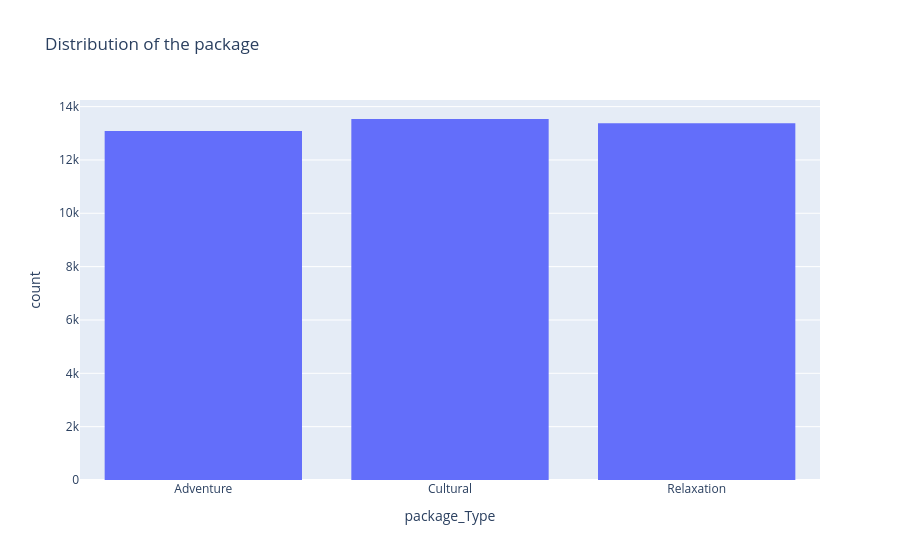

Notebook code cell kept with this figure:
### Code cell
px.histogram(train, x="package_Type", title="Distribution of the package")

### Figure 1 — Plotly figure (JSON) as saved in the notebook; plotly's stock layout.template omitted (floating-point values rounded to 4 significant figures; data arrays with more than 128 entries replaced by an {"elided": "..."} marker saying what was removed)
{"data": [{"bingroup": "x", "hovertemplate": "package_Type=%{x}<br>count=%{y}<extra></extra>", "legendgroup": "", "marker": {"color": "#636efa", "pattern": {"shape": ""}}, "name": "", "orientation": "v", "showlegend": false, "x": {"elided": "40000 str values"}, "xaxis": "x", "yaxis": "y", "type": "histogram"}], "layout": {"xaxis": {"anchor": "y", "domain": [0.0, 1.0], "title": {"text": "package_Type"}}, "yaxis": {"anchor": "x", "domain": [0.0, 1.0], "title": {"text": "count"}}, "legend": {"tracegroupgap": 0}, "title": {"text": "Distribution of the package"}, "barmode": "relative"}}
